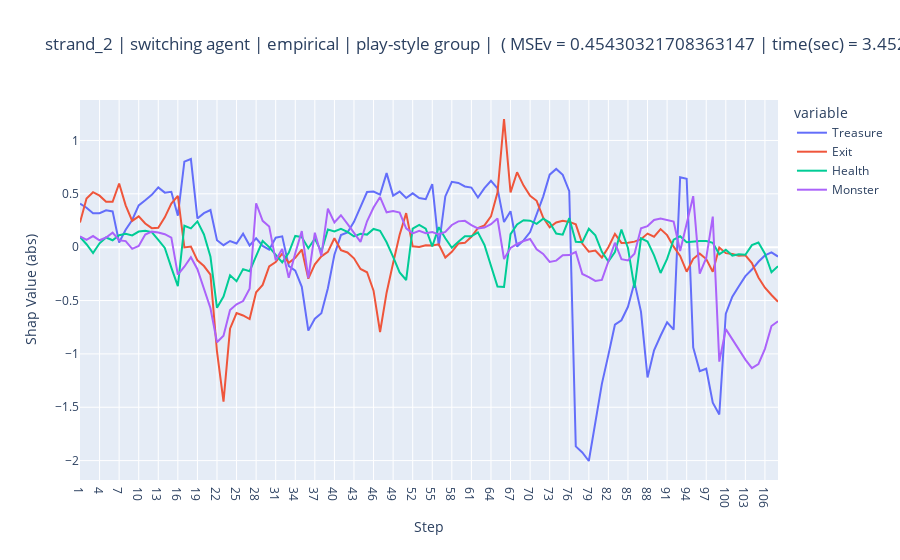

The notebook cell saved with this chart:
### Code cell
object_group = {
    'Treasure':['DT','SDT'],
    'Exit': ['DE','SDE'],
    'Potion': ['DP','SDP'],
    'Monster': ['DM'],
    'HP': ['HP']
}
group = {
    'Treasure':['DT','SDT'],
    'Exit': ['DE','SDE'],
    'Health': ['DP','SDP'],
    'Monster':['DM','HP']
}
basic_group = {
    'Treasure':['DT','SDT'],
    'Exit': ['DE','SDE'],
    'Health': ['DP','SDP','HP','DM'],
    # 'Monster':['DM']
}
safety_group = {
    'Treasure':['DT'],
    'Exit': ['DE'],
    'Potion': ['DP'],
    'Safe': ['SDT','SDP','SDE','HP'],
    'Monster':['DM']
}
df_shapley, pred_explain, internal, timing,MSEv,df = group_shap_single_exp(base_config,approach='empirical',group= group)
print(df['action'].unique())
#TODO look how to exclude non column
df_shapley.drop(columns = 'none',inplace=True)
fig =px.line(data_frame=df_shapley,
             x= df_shapley.index ,
             y = df_shapley.columns,
             title =f"{base_config["lvl"]} | switching agent | empirical | play-style group |  ( MSEv = {MSEv["MSEv"]['MSEv'].iloc[0]} | time(sec) = {timing["total_time_secs"]})"
             ).update_layout(xaxis_title="Step", yaxis_title="Shap Value (abs)")
fig.show()
MSEv['MSEv']
img =gen_action_map(df,f=f'./README/resources/md_stages_screenshots/md-{base_config['lvl']}-v0_step0.jpg')
plt.imshow(img)

### Figure 1 — Plotly figure (JSON) as saved in the notebook; plotly's stock layout.template omitted (floating-point values rounded to 4 significant figures)
{"data": [{"hovertemplate": "variable=Treasure<br>index=%{x}<br>value=%{y}<extra></extra>", "legendgroup": "Treasure", "line": {"color": "#636efa", "dash": "solid"}, "marker": {"symbol": "circle"}, "mode": "lines", "name": "Treasure", "orientation": "v", "showlegend": true, "type": "scatter", "x": ["1", "2", "3", "4", "5", "6", "7", "8", "9", "10", "11", "12", "13", "14", "15", "16", "17", "18", "19", "20", "21", "22", "23", "24", "25", "26", "27", "28", "29", "30", "31", "32", "33", "34", "35", "36", "37", "38", "39", "40", "41", "42", "43", "44", "45", "46", "47", "48", "49", "50", "51", "52", "53", "54", "55", "56", "57", "58", "59", "60", "61", "62", "63", "64", "65", "66", "67", "68", "69", "70", "71", "72", "73", "74", "75", "76", "77", "78", "79", "80", "81", "82", "83", "84", "85", "86", "87", "88", "89", "90", "91", "92", "93", "94", "95", "96", "97", "98", "99", "100", "101", "102", "103", "104", "105", "106", "107", "108"], "xaxis": "x", "y": [0.4076, 0.3697, 0.3174, 0.3178, 0.3448, 0.3352, 0.04388, 0.163, 0.2548, 0.3915, 0.4394, 0.4905, 0.5601, 0.511, 0.5186, 0.2955, 0.8011, 0.8259, 0.2687, 0.3188, 0.3482, 0.06539, 0.01863, 0.0579, 0.03431, 0.1266, 0.01615, 0.08381, 0.01244, -0.02342, 0.08912, 0.1017, -0.1759, -0.2205, -0.3719, -0.782, -0.6698, -0.6185, -0.3848, -0.07037, 0.1136, 0.1382, 0.2378, 0.3694, 0.517, 0.5211, 0.4931, 0.6937, 0.4831, 0.5207, 0.4609, 0.5044, 0.4602, 0.4501, 0.5916, 0.009463, 0.4755, 0.613, 0.6024, 0.5692, 0.5587, 0.4652, 0.5533, 0.622, 0.5507, 0.2365, 0.3374, 0.006001, 0.06316, 0.142, 0.3117, 0.4741, 0.6799, 0.7329, 0.6776, 0.5241, -1.867, -1.924, -2.004, -1.655, -1.281, -1.009, -0.7263, -0.6851, -0.5585, -0.3301, -0.6064, -1.221, -0.9664, -0.8301, -0.7036, -0.7723, 0.6553, 0.6412, -0.9393, -1.161, -1.139, -1.457, -1.568, -0.6229, -0.4642, -0.3655, -0.2712, -0.2098, -0.1368, -0.07713, -0.04952, -0.08781], "yaxis": "y"}, {"hovertemplate": "variable=Exit<br>index=%{x}<br>value=%{y}<extra></extra>", "legendgroup": "Exit", "line": {"color": "#EF553B", "dash": "solid"}, "marker": {"symbol": "circle"}, "mode": "lines", "name": "Exit", "orientation": "v", "showlegend": true, "type": "scatter", "x": ["1", "2", "3", "4", "5", "6", "7", "8", "9", "10", "11", "12", "13", "14", "15", "16", "17", "18", "19", "20", "21", "22", "23", "24", "25", "26", "27", "28", "29", "30", "31", "32", "33", "34", "35", "36", "37", "38", "39", "40", "41", "42", "43", "44", "45", "46", "47", "48", "49", "50", "51", "52", "53", "54", "55", "56", "57", "58", "59", "60", "61", "62", "63", "64", "65", "66", "67", "68", "69", "70", "71", "72", "73", "74", "75", "76", "77", "78", "79", "80", "81", "82", "83", "84", "85", "86", "87", "88", "89", "90", "91", "92", "93", "94", "95", "96", "97", "98", "99", "100", "101", "102", "103", "104", "105", "106", "107", "108"], "xaxis": "x", "y": [0.2315, 0.4556, 0.5153, 0.4828, 0.4253, 0.4258, 0.5964, 0.3923, 0.2463, 0.2885, 0.2222, 0.1783, 0.1822, 0.2799, 0.408, 0.4805, -0.002387, 0.005289, -0.1234, -0.1766, -0.258, -0.9775, -1.447, -0.7633, -0.617, -0.6401, -0.6737, -0.422, -0.3534, -0.1793, -0.1393, -0.06025, -0.1461, -0.1004, -0.02256, -0.295, -0.1599, -0.08606, -0.04397, 0.08394, -0.02738, -0.04975, -0.1043, -0.2039, -0.2351, -0.4078, -0.7949, -0.4263, -0.149, 0.1157, 0.3191, 0.008969, 0.002645, 0.01705, 0.01672, 0.02625, -0.09699, -0.04292, 0.03377, 0.04048, 0.09763, 0.1787, 0.2046, 0.2883, 0.5113, 1.201, 0.5137, 0.7016, 0.5772, 0.4814, 0.4344, 0.2772, 0.187, 0.2314, 0.2468, 0.2369, 0.2136, 0.03351, -0.04181, -0.03229, -0.09689, 8.584e-05, 0.1252, 0.03979, 0.04227, 0.05207, 0.07491, 0.1273, 0.09803, 0.1695, 0.1128, 0.005069, -0.08147, -0.2296, -0.1088, -0.06047, -0.111, -0.2301, -0.003866, -0.056, -0.0648, -0.07912, -0.07576, -0.1486, -0.2833, -0.3802, -0.4482, -0.5108], "yaxis": "y"}, {"hovertemplate": "variable=Health<br>index=%{x}<br>value=%{y}<extra></extra>", "legendgroup": "Health", "line": {"color": "#00cc96", "dash": "solid"}, "marker": {"symbol": "circle"}, "mode": "lines", "name": "Health", "orientation": "v", "showlegend": true, "type": "scatter", "x": ["1", "2", "3", "4", "5", "6", "7", "8", "9", "10", "11", "12", "13", "14", "15", "16", "17", "18", "19", "20", "21", "22", "23", "24", "25", "26", "27", "28", "29", "30", "31", "32", "33", "34", "35", "36", "37", "38", "39", "40", "41", "42", "43", "44", "45", "46", "47", "48", "49", "50", "51", "52", "53", "54", "55", "56", "57", "58", "59", "60", "61", "62", "63", "64", "65", "66", "67", "68", "69", "70", "71", "72", "73", "74", "75", "76", "77", "78", "79", "80", "81", "82", "83", "84", "85", "86", "87", "88", "89", "90", "91", "92", "93", "94", "95", "96", "97", "98", "99", "100", "101", "102", "103", "104", "105", "106", "107", "108"], "xaxis": "x", "y": [0.09559, 0.02766, -0.05441, 0.0364, 0.09046, 0.06477, 0.1122, 0.125, 0.11, 0.1462, 0.1538, 0.1414, 0.06941, -0.006548, -0.1915, -0.365, 0.2004, 0.1758, 0.2416, 0.119, -0.0902, -0.568, -0.4624, -0.2626, -0.3191, -0.2058, -0.2253, -0.08882, 0.05856, 0.0008633, -0.06681, -0.1424, -0.05325, 0.1053, 0.09495, -0.009643, 0.07892, -0.04197, 0.1659, 0.1476, 0.1729, 0.1431, 0.1009, 0.1261, 0.118, 0.171, 0.154, 0.04556, -0.09001, -0.2368, -0.3075, 0.174, 0.2091, 0.173, 0.008097, 0.1874, 0.08397, -0.005863, 0.05155, 0.1035, 0.1016, 0.139, 0.02119, -0.1627, -0.3679, -0.3721, 0.1225, 0.2126, 0.2527, 0.2485, 0.2187, 0.2663, 0.2304, 0.1274, 0.1168, 0.2729, 0.05155, 0.04749, 0.1732, 0.1103, -0.04326, -0.1341, -0.04483, 0.1646, -0.007584, -0.3821, 0.08306, 0.05306, -0.07713, -0.2422, -0.1102, 0.07105, 0.1023, 0.04623, 0.05387, 0.05795, 0.05714, 0.0413, -0.06591, -0.02459, -0.07892, -0.0664, -0.07101, 0.01971, 0.0443, -0.06123, -0.2348, -0.1787], "yaxis": "y"}, {"hovertemplate": "variable=Monster<br>index=%{x}<br>value=%{y}<extra></extra>", "legendgroup": "Monster", "line": {"color": "#ab63fa", "dash": "solid"}, "marker": {"symbol": "circle"}, "mode": "lines", "name": "Monster", "orientation": "v", "showlegend": true, "type": "scatter", "x": ["1", "2", "3", "4", "5", "6", "7", "8", "9", "10", "11", "12", "13", "14", "15", "16", "17", "18", "19", "20", "21", "22", "23", "24", "25", "26", "27", "28", "29", "30", "31", "32", "33", "34", "35", "36", "37", "38", "39", "40", "41", "42", "43", "44", "45", "46", "47", "48", "49", "50", "51", "52", "53", "54", "55", "56", "57", "58", "59", "60", "61", "62", "63", "64", "65", "66", "67", "68", "69", "70", "71", "72", "73", "74", "75", "76", "77", "78", "79", "80", "81", "82", "83", "84", "85", "86", "87", "88", "89", "90", "91", "92", "93", "94", "95", "96", "97", "98", "99", "100", "101", "102", "103", "104", "105", "106", "107", "108"], "xaxis": "x", "y": [0.1019, 0.06891, 0.1044, 0.06493, 0.09046, 0.1357, 0.06493, 0.05666, -0.01573, 0.01149, 0.1184, 0.1455, 0.138, 0.1212, 0.08892, -0.2574, -0.1832, -0.09351, -0.2065, -0.3891, -0.5718, -0.8909, -0.8296, -0.5882, -0.5353, -0.5046, -0.3903, 0.4117, 0.247, 0.1945, -0.1233, -0.01622, -0.2871, -0.05702, 0.1506, -0.2894, 0.1352, -0.08154, 0.3604, 0.2326, 0.2992, 0.2187, 0.1346, 0.04947, 0.2428, 0.3713, 0.4694, 0.3264, 0.3382, 0.3247, 0.1758, 0.1294, 0.1527, 0.1317, 0.1424, 0.1187, 0.142, 0.2079, 0.2418, 0.2467, 0.2069, 0.1763, 0.1835, 0.2158, 0.2685, -0.1106, -0.00688, 0.03052, 0.0574, 0.0772, -0.01925, -0.06274, -0.1386, -0.126, -0.07454, -0.07391, -0.04524, -0.251, -0.2798, -0.3166, -0.3064, -0.1323, 0.04165, -0.1121, -0.1249, -0.06225, 0.1779, 0.1977, 0.2545, 0.2676, 0.2522, 0.2395, -0.03561, 0.2088, 0.4781, -0.2472, -0.1001, 0.2866, -1.073, -0.768, -0.8635, -0.9604, -1.053, -1.133, -1.096, -0.9529, -0.7389, -0.6941], "yaxis": "y"}], "layout": {"legend": {"title": {"text": "variable"}, "tracegroupgap": 0}, "title": {"text": "strand_2 | switching agent | empirical | play-style group |  ( MSEv = 0.45430321708363147 | time(sec) = 3.452856)"}, "xaxis": {"anchor": "y", "domain": [0, 1], "title": {"text": "Step"}}, "yaxis": {"anchor": "x", "domain": [0, 1], "title": {"text": "Shap Value (abs)"}}}}
